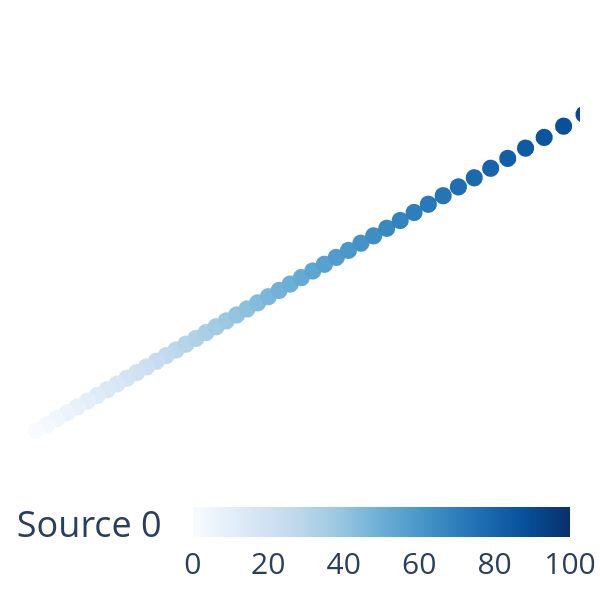

Write notebook code for a chart like this one.
### Markdown cell above
ThorLabs says in the manual for the FPC563 that at about 950 nm, four turns should act like a half-wave plate... we can check that by initializing a paddle set with a single paddle whose angle we vary:

### Code cell
w0 = 950e-9
T0 = 20
r0 = 4.1e-6
r1 = 125e-6/2
epsilon = 1.000
m0 = 0.0347
m1 = 0.000
Tref = 20

nPaddles = 1
rps = np.array([0.056/2])
tfs = np.array([0])
Ns = np.array([4])
gapLs = np.array([0.02])

paddleAngles = np.linspace(1e-6,100,51)*pi/180

Ei = bfutils.linearJonesVector(pi/4)
length = len(paddleAngles)
S0 = np.zeros((length, 4))

f = bf.FiberPaddleSet(w0, T0, r0, r1, epsilon, m0, m1, Tref, nPaddles, rps, np.array([paddleAngles[0]]), tfs, Ns, gapLs)

for i in range(length):
    f.angles[0] = paddleAngles[i]
    S0[i] = bfutils.JonesVtoStokesV(f.J0 @ Ei)

S0disp = Stokes("Source 0"); S0disp.from_matrix(np.transpose(S0))

fig0 = pty.subplots.make_subplots(rows=1, cols=1, specs=[[{'type':'surface'}]])
S0disp.draw_poincare(fig=fig0, draw_axes=True, colormap='blues', param=paddleAngles*180/pi, show_fig=False)
#S1.draw_poincare(fig=fig0, draw_axes=True, colormap='reds', param=T0arr, show_fig=False)
fig0.show()

### Figure 1 — Plotly figure (JSON) as saved in the notebook; plotly's stock layout.template omitted (floating-point values rounded to 4 significant figures)
{"data": [{"customdata": [], "hovertemplate": "S1: %{x:.3f}<br>S2: %{y:.3f}<br>S3: %{z:.3f}<br>Parameter: %{customdata:.3f}", "marker": {"color": [1e-06, 2.0, 4.0, 6.0, 8.0, 10.0, 12.0, 14.0, 16.0, 18.0, 20.0, 22.0, 24.0, 26.0, 28.0, 30.0, 32.0, 34.0, 36.0, 38.0, 40.0, 42.0, 44.0, 46.0, 48.0, 50.0, 52.0, 54.0, 56.0, 58.0, 60.0, 62.0, 64.0, 66.0, 68.0, 70.0, 72.0, 74.0, 76.0, 78.0, 80.0, 82.0, 84.0, 86.0, 88.0, 90.0, 92.0, 94.0, 96.0, 98.0, 100.0], "colorbar": {"orientation": "h", "tickfont": {"size": 30}, "ticklabelposition": "outside bottom", "title": {"text": "Source 0"}, "y": -0.1}, "colorscale": [[0, "rgb(247,251,255)"], [0.125, "rgb(222,235,247)"], [0.25, "rgb(198,219,239)"], [0.375, "rgb(158,202,225)"], [0.5, "rgb(107,174,214)"], [0.625, "rgb(66,146,198)"], [0.75, "rgb(33,113,181)"], [0.875, "rgb(8,81,156)"], [1, "rgb(8,48,107)"]], "size": 10}, "mode": "markers", "name": "Source 0", "scene": "scene", "type": "scatter3d", "x": [-1.469e-08, -0.02937, -0.05872, -0.08802, -0.1172, -0.1464, -0.1754, -0.2042, -0.2329, -0.2613, -0.2896, -0.3176, -0.3453, -0.3727, -0.3998, -0.4266, -0.4529, -0.4789, -0.5045, -0.5297, -0.5543, -0.5786, -0.6023, -0.6255, -0.6481, -0.6702, -0.6917, -0.7126, -0.7329, -0.7526, -0.7716, -0.79, -0.8076, -0.8246, -0.8409, -0.8564, -0.8712, -0.8852, -0.8985, -0.911, -0.9227, -0.9337, -0.9438, -0.9531, -0.9616, -0.9692, -0.976, -0.982, -0.9871, -0.9914, -0.9948], "y": [-1.0, -0.9995, -0.9982, -0.9961, -0.9931, -0.9892, -0.9845, -0.9789, -0.9725, -0.9652, -0.9571, -0.9482, -0.9385, -0.9279, -0.9166, -0.9044, -0.8915, -0.8778, -0.8634, -0.8482, -0.8323, -0.8156, -0.7983, -0.7802, -0.7615, -0.7422, -0.7222, -0.7015, -0.6803, -0.6585, -0.6361, -0.6131, -0.5897, -0.5657, -0.5412, -0.5163, -0.4909, -0.4651, -0.4389, -0.4123, -0.3854, -0.3581, -0.3305, -0.3027, -0.2745, -0.2462, -0.2176, -0.1888, -0.1599, -0.1309, -0.1017], "z": [-0.008862, -0.008859, -0.008847, -0.008828, -0.008801, -0.008767, -0.008725, -0.008676, -0.008619, -0.008554, -0.008483, -0.008404, -0.008317, -0.008224, -0.008123, -0.008016, -0.007901, -0.00778, -0.007652, -0.007517, -0.007376, -0.007229, -0.007075, -0.006915, -0.006749, -0.006578, -0.0064, -0.006217, -0.006029, -0.005836, -0.005637, -0.005434, -0.005226, -0.005014, -0.004797, -0.004576, -0.004351, -0.004122, -0.00389, -0.003654, -0.003416, -0.003174, -0.002929, -0.002682, -0.002433, -0.002182, -0.001929, -0.001674, -0.001417, -0.00116, -0.0009011]}], "layout": {"height": 600, "margin": {"b": 20, "l": 20, "r": 20, "t": 20}, "scene": {"camera": {"center": {"x": 0, "y": 0, "z": 0}, "eye": {"x": 0.75, "y": 0.75, "z": 0.75}, "up": {"x": 0, "y": 0, "z": 1}}, "domain": {"x": [0, 1], "y": [0, 1]}, "xaxis": {"showbackground": false, "showgrid": false, "visible": false, "zeroline": false}, "yaxis": {"showbackground": false, "showgrid": false, "visible": false, "zeroline": false}, "zaxis": {"showbackground": false, "showgrid": false, "visible": false, "zeroline": false}}, "showlegend": false, "width": 600}}
